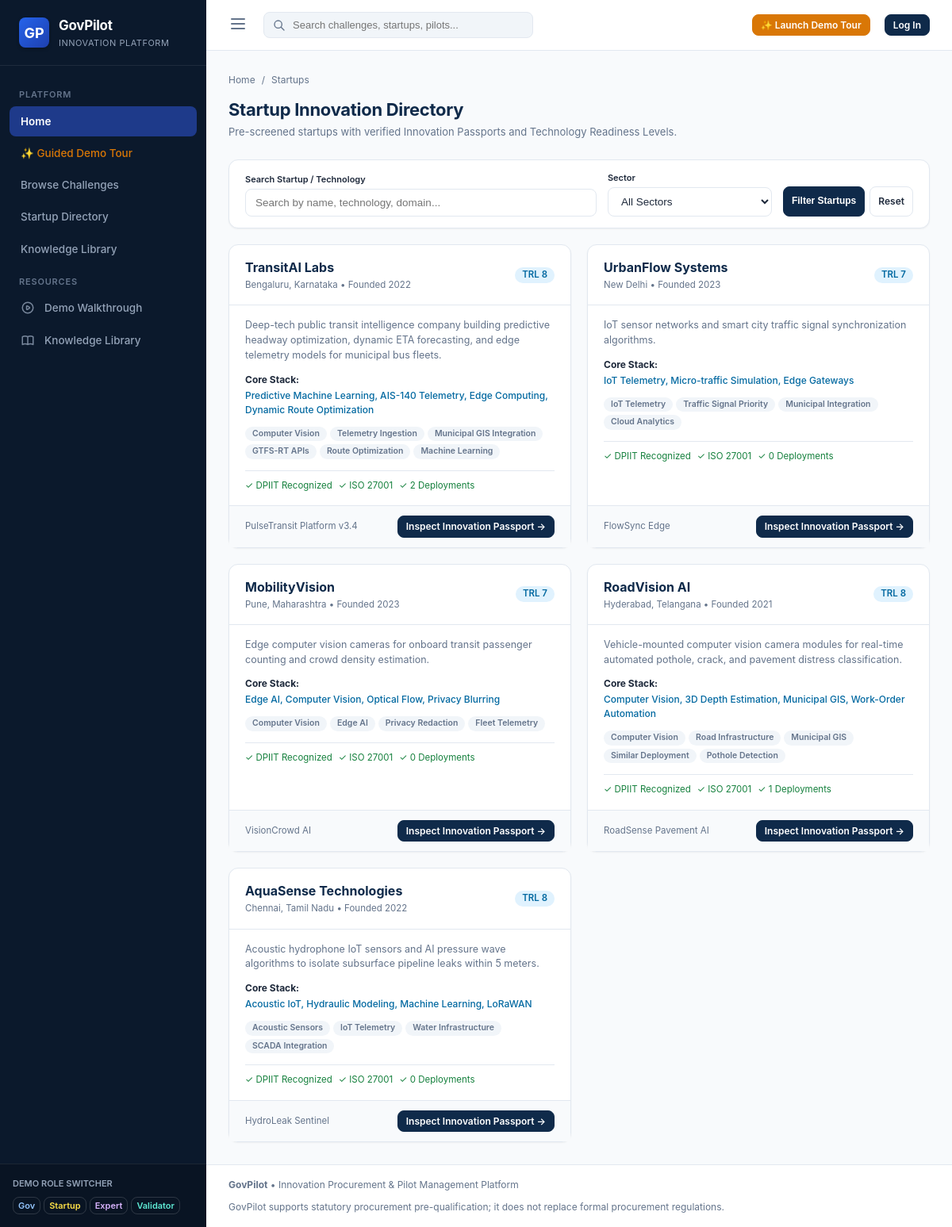
Page /startups on the committed database.
### models/startup.py (models this page shows, shortened)
class Startup(db.Model):
    __tablename__ = 'startups'
    id = db.Column(db.Integer, primary_key=True)
    name = db.Column(db.String(150), unique=True, nullable=False)
    legal_name = db.Column(db.String(200))
    registration_number = db.Column(db.String(100))
    startup_recognition_number = db.Column(db.String(100)) # e.g. DPIIT/Gov recognition
    founded_year = db.Column(db.Integer)
    headquarters = db.Column(db.String(150))
    website = db.Column(db.String(200))
    contact_email = db.Column(db.String(120))
    contact_phone = db.Column(db.String(50))
    founders = db.Column(db.Text)
    employee_count = db.Column(db.String(50), default='10-50')
    summary = db.Column(db.Text)
    sector = db.Column(db.String(100), default='Smart City / Transport')
    core_technology = db.Column(db.String(250)) # e.g. 'Computer Vision, Edge AI, IoT, Route Optimization'
    product_name = db.Column(db.String(150))
    product_description = db.Column(db.Text)
    architecture_overview = db.Column(db.Text)
    deployment_model = db.Column(db.String(100), default='Hybrid Cloud / On-Prem Edge')
    trl_level = db.Column(db.String(50), default='TRL 7 - System Prototype Demo') # Technology Readiness Level
    cybersecurity_certified = db.Column(db.Boolean, default=True)
    cybersecurity_standard = db.Column(db.String(100), default='ISO 27001 / SOC2 Type II')
    data_residency_compliant = db.Column(db.Boolean, default=True)
    ip_ownership_clear = db.Column(db.Boolean, default=True)
    ip_details = db.Column(db.Text)
    liability_insurance = db.Column(db.Boolean, default=True)
    capabilities = db.Column(db.Text, default='AI, Real-time Analytics, Municipal Integration')
    created_at = db.Column(db.DateTime, default=datetime.utcnow)
    updated_at = db.Column(db.DateTime, default=datetime.utcnow, onupdate=datetime.utcnow)
    deployments = db.relationship('StartupDeployment', backref='startup', lazy=True, cascade='all, delete-orphan')
    certifications = db.relationship('StartupCertification', backref='startup', lazy=True, cascade='all, delete-orphan')
    applications = db.relationship('Application', backref='startup', lazy=True)
    pilots = db.relationship('Pilot', backref='startup', lazy=True)
    def get_capabilities_list(self):
        if not self.capabilities:
            return []
        return [c.strip() for c in self.capabilities.split(',') if c.strip()]

### routes/startup_routes.py (the view, shortened to what this page needs)
@startup_bp.route('/startups')
def index():
    query = request.args.get('q', '').strip()
    sector = request.args.get('sector', '')
    trl = request.args.get('trl', '')
    q = Startup.query
    if sector:
        q = q.filter(Startup.sector.ilike(f"%{sector}%"))
    if trl:
        q = q.filter(Startup.trl_level.ilike(f"%{trl}%"))
    startups = q.all()
    sectors = [s[0] for s in db.session.query(Startup.sector).distinct() if s[0]]
    return render_template(
        'startups/index.html',
        startups=startups,
        sectors=sectors,
        search_query=query,
        selected_sector=sector,
        selected_trl=trl
    )

### templates/startups/index.html (shortened to what this page needs)
{% extends "base.html" %}
{% block content %}
<div class="page-header">
  <div>
    <div class="breadcrumb-trail">
      <a href="{{ url_for('dashboard.index') }}">Home</a>
      <span>/</span>
      <span>Startups</span>
    </div>
    <h1 class="page-title">Startup Innovation Directory</h1>
    <p class="page-subtitle">Pre-screened startups with verified Innovation Passports and Technology Readiness Levels.</p>
  </div>
</div>
<div class="gp-card" style="margin-bottom: 20px;">
  <div class="gp-card-body" style="padding: 14px 20px;">
    <form action="{{ url_for('startup.index') }}" method="GET" style="display: flex; gap: 14px; flex-wrap: wrap; align-items: flex-end;">
      <div style="flex-grow: 1; min-width: 220px;">
        <label class="form-label" style="margin-bottom: 4px; font-size: 11px;">Search Startup / Technology</label>
        <input type="text" name="q" class="form-control" placeholder="Search by name, technology, domain..." value="{{ search_query }}">
      </div>
      <div style="min-width: 180px;">
        <label class="form-label" style="margin-bottom: 4px; font-size: 11px;">Sector</label>
        <select name="sector" class="form-control">
          <option value="">All Sectors</option>
        </select>
      </div>
      <div style="display: flex; gap: 6px;">
        <button type="submit" class="btn btn-primary btn-sm" style="height: 38px;">Filter Startups</button>
        <a href="{{ url_for('startup.index') }}" class="btn btn-outline btn-sm" style="height: 38px;">Reset</a>
      </div>
    </form>
  </div>
</div>
<div style="display: grid; grid-template-columns: repeat(auto-fit, minmax(320px, 1fr)); gap: 20px;">
  {% for s in startups %}
  <div class="gp-card" style="margin-bottom: 0; display: flex; flex-direction: column; justify-content: space-between;">
    <div>
      <div class="gp-card-header">
        <div>
          <h3 style="font-size: 16px; font-weight: 700; color: var(--primary); margin: 0;">{{ s.name }}</h3>
          <div style="font-size: 11.5px; color: var(--text-muted); margin-top: 2px;">{{ s.headquarters or 'India' }} • Founded {{ s.founded_year or 2022 }}</div>
        </div>
        <span class="badge badge-info">{{ s.trl_level[:5] }}</span>
      </div>
      <div class="gp-card-body" style="padding: 16px 20px;">
        <div style="font-size: 12.5px; color: var(--text-muted); margin-bottom: 12px; line-height: 1.5;">
          {{ s.summary or s.product_description or 'Specialized government technology innovation partner.' }}
        </div>
        <div style="margin-bottom: 12px; font-size: 12px;">
          <strong style="color: var(--text-main);">Core Stack:</strong>
          <div style="color: var(--info); font-weight: 500; margin-top: 2px;">{{ s.core_technology }}</div>
        </div>
        <div style="display: flex; flex-wrap: wrap; gap: 4px; margin-bottom: 14px;">
          {% for cap in s.get_capabilities_list() %}
          <span class="badge badge-secondary" style="font-size: 10.5px;">{{ cap }}</span>
          {% endfor %}
        </div>
        <div style="display: flex; gap: 8px; font-size: 11.5px; color: #15803d; border-top: 1px solid var(--border-color); padding-top: 10px;">
          <span>✓ DPIIT Recognized</span>
          <span>✓ ISO 27001</span>
          <span>✓ {{ s.deployments|length }} Deployments</span>
        </div>
      </div>
    </div>
    <div style="padding: 12px 20px; background: #f8fafc; border-top: 1px solid var(--border-color); display: flex; justify-content: space-between; align-items: center;">
      <span style="font-size: 11.5px; color: var(--text-muted);">{{ s.product_name or 'Platform' }}</span>
      <a href="{{ url_for('startup.passport', id=s.id) }}" class="btn btn-sm btn-primary">
        Inspect Innovation Passport →
      </a>
    </div>
  </div>
  {% endfor %}
</div>
{% endblock %}

### static/css/main.css (style rules this page uses)
:root { --primary: #0f2a4a; --primary-light: #1e3e62; --primary-dark: #071729; --accent: #d97706; --accent-light: #fef3c7; --accent-dark: #b45309; --success: #15803d; --success-bg: #dcfce7; --warning: #b45309; --warning-bg: #fef3c7; --danger: #b91c1c; --danger-bg: #fee2e2; --info: #0369a1; --info-bg: #e0f2fe; --bg-main: #f8fafc; --bg-surface: #ffffff; --bg-sidebar: #0b192c; --bg-sidebar-hover: #1e3a5f; --text-main: #1e293b; --text-muted: #64748b; --text-light: #94a3b8; --text-inverse: #ffffff; --border-color: #e2e8f0; --border-subtle: #cbd5e1; --shadow-sm: 0 1px 2px 0 rgb(0 0 0 / 0.05); --shadow-md: 0 4px 6px -1px rgb(0 0 0 / 0.1), 0 2px 4px -2px rgb(0 0 0 / 0.1); --shadow-lg: 0 10px 15px -3px rgb(0 0 0 / 0.1), 0 4px 6px -4px rgb(0 0 0 / 0.1); --radius-sm: 4px; --radius-md: 8px; --radius-lg: 12px; --radius-full: 9999px; --sidebar-width: 260px; --topbar-height: 64px; }
* { margin: 0; padding: 0; box-sizing: border-box; }
body { font-family: -apple-system, BlinkMacSystemFont, "Segoe UI", Roboto, "Helvetica Neue", Arial, sans-serif; background-color: var(--bg-main); color: var(--text-main); line-height: 1.5; font-size: 14px; -webkit-font-smoothing: antialiased; }
a { color: var(--primary); text-decoration: none; transition: color 0.15s ease; }
.page-header { display: flex; align-items: center; justify-content: space-between; margin-bottom: 24px; flex-wrap: wrap; gap: 16px; }
.page-title { font-size: 22px; font-weight: 700; color: var(--primary); letter-spacing: -0.3px; }
.page-subtitle { font-size: 13px; color: var(--text-muted); margin-top: 2px; }
.breadcrumb-trail { display: flex; align-items: center; gap: 8px; font-size: 12px; color: var(--text-muted); margin-bottom: 12px; }
.breadcrumb-trail a { color: var(--text-muted); }
.gp-card { background-color: var(--bg-surface); border: 1px solid var(--border-color); border-radius: var(--radius-lg); box-shadow: var(--shadow-sm); margin-bottom: 24px; }
.gp-card-header { padding: 16px 20px; border-bottom: 1px solid var(--border-color); display: flex; align-items: center; justify-content: space-between; }
.gp-card-body { padding: 20px; }
.badge { display: inline-flex; align-items: center; gap: 4px; padding: 3px 9px; border-radius: var(--radius-full); font-size: 11.5px; font-weight: 600; line-height: 1.2; }
.badge-info { background-color: var(--info-bg); color: var(--info); }
.badge-secondary { background-color: #f1f5f9; color: #64748b; }
.btn { display: inline-flex; align-items: center; justify-content: center; gap: 8px; padding: 8px 16px; border-radius: var(--radius-md); font-size: 13px; font-weight: 600; cursor: pointer; border: 1px solid transparent; transition: all 0.15s ease; line-height: 1.3; }
.btn-primary { background-color: var(--primary); color: #ffffff; border-color: var(--primary); }
.btn-outline { background-color: transparent; border-color: var(--border-color); color: var(--text-main); }
.btn-sm { padding: 5px 10px; font-size: 12px; }
.form-label { display: block; font-size: 12.5px; font-weight: 600; color: var(--text-main); margin-bottom: 6px; }
.form-control { width: 100%; padding: 9px 12px; border: 1px solid var(--border-color); border-radius: var(--radius-md); font-size: 13.5px; outline: none; background-color: #ffffff; color: var(--text-main); transition: all 0.15s ease; }

### rows in the picture
Startup: name "TransitAI Labs", headquarters "Bengaluru, Karnataka", founded_year "2022", trl_level "TRL 8", summary "Deep-tech public transit intelligence company building predictive headway optimization, dynamic ETA forecasting, and edge telemetry models for municipal bus fleets.", core_technology "Predictive Machine Learning, AIS-140 Telemetry, Edge Computing, Dynamic Route Optimization", get_capabilities_list "Computer Vision" "Telemetry Ingestion" "Municipal GIS Integration" "GTFS-RT APIs" "Route Optimization" "Machine Learning", deployments|length "2", product_name "PulseTransit Platform v3.4"
Startup: name "UrbanFlow Systems", headquarters "New Delhi", founded_year "2023", trl_level "TRL 7", summary "IoT sensor networks and smart city traffic signal synchronization algorithms.", core_technology "IoT Telemetry, Micro-traffic Simulation, Edge Gateways", get_capabilities_list "IoT Telemetry" "Traffic Signal Priority" "Municipal Integration" "Cloud Analytics", deployments|length "0", product_name "FlowSync Edge"
Startup: name "MobilityVision", headquarters "Pune, Maharashtra", founded_year "2023", trl_level "TRL 7", summary "Edge computer vision cameras for onboard transit passenger counting and crowd density estimation.", core_technology "Edge AI, Computer Vision, Optical Flow, Privacy Blurring", get_capabilities_list "Computer Vision" "Edge AI" "Privacy Redaction" "Fleet Telemetry", deployments|length "0", product_name "VisionCrowd AI"
Startup: name "RoadVision AI", headquarters "Hyderabad, Telangana", founded_year "2021", trl_level "TRL 8", summary "Vehicle-mounted computer vision camera modules for real-time automated pothole, crack, and pavement distress classification.", core_technology "Computer Vision, 3D Depth Estimation, Municipal GIS, Work-Order Automation", get_capabilities_list "Computer Vision" "Road Infrastructure" "Municipal GIS" "Similar Deployment" "Pothole Detection", deployments|length "1", product_name "RoadSense Pavement AI"
Startup: name "AquaSense Technologies", headquarters "Chennai, Tamil Nadu", founded_year "2022", trl_level "TRL 8", summary "Acoustic hydrophone IoT sensors and AI pressure wave algorithms to isolate subsurface pipeline leaks within 5 meters.", core_technology "Acoustic IoT, Hydraulic Modeling, Machine Learning, LoRaWAN", get_capabilities_list "Acoustic Sensors" "IoT Telemetry" "Water Infrastructure" "SCADA Integration", deployments|length "0", product_name "HydroLeak Sentinel"
